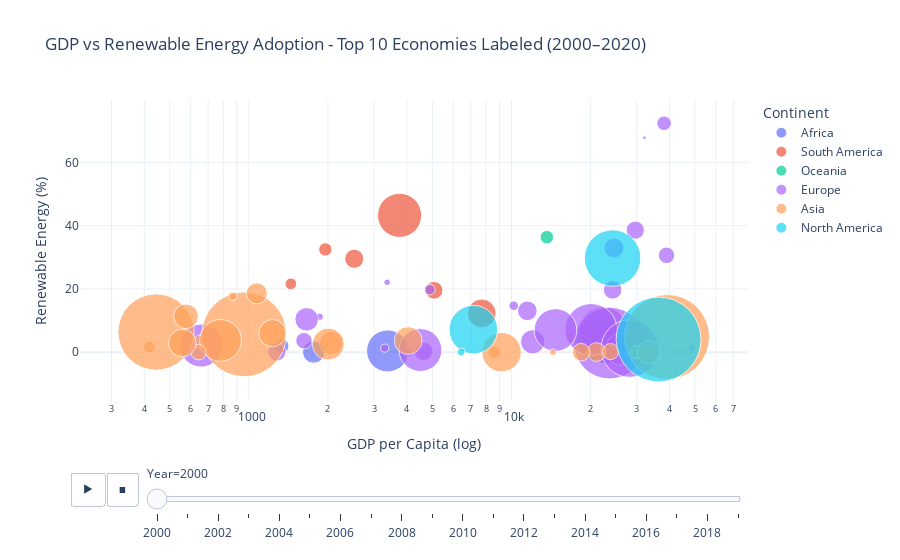

The code cell stored with this chart in its notebook:
### Markdown cell above
## Continental Renewable Patterns: Geographic and Resource Drivers

Continental analysis reveals distinct renewable energy adoption patterns driven by geography, resource availability, and development levels. Some continents demonstrate higher baseline renewable percentages due to abundant hydroelectric or geothermal resources, while others show steeper growth trajectories.

The divergent continental paths highlight how renewable transitions are shaped by natural resource endowments, economic development stages, and regional policy frameworks. These patterns suggest that global renewable strategies must account for continental-specific advantages and constraints rather than applying uniform approaches.

### Code cell
# Add continent info
df['Continent'] = df['Entity'].apply(country_to_continent)

# Select & clean relevant columns
cols = ['Entity', 'Year', 'GDP per Capita', 'Renewable %', 'CO2 Emissions', 'Continent']
df_bubble = df[cols].dropna()

# Convert columns to numeric
df_bubble['GDP per Capita'] = pd.to_numeric(df_bubble['GDP per Capita'], errors='coerce')
df_bubble['Renewable %'] = pd.to_numeric(df_bubble['Renewable %'], errors='coerce')
df_bubble['CO2 Emissions'] = pd.to_numeric(df_bubble['CO2 Emissions'], errors='coerce')
df_bubble = df_bubble.dropna()

# Use the actual top 10 largest economies by total GDP (not per capita)
top_10_economies = [
    'United States', 'China', 'Japan', 'Germany', 'India', 
    'United Kingdom', 'France', 'Italy', 'Brazil', 'Canada'
]

# Filter to only include countries that exist in the dataset
available_economies = [country for country in top_10_economies if country in df_bubble['Entity'].values]
print("Top 10 economies being labeled:", available_economies)

# Create labels for these countries only
df_bubble['Label'] = df_bubble['Entity'].apply(
    lambda x: x if x in available_economies else ''
)

# Clip CO2 & GDP for better scaling
co2_cap = df_bubble['CO2 Emissions'].quantile(0.95)
gdp_cap = df_bubble['GDP per Capita'].quantile(0.98)

df_bubble['CO2_clipped'] = df_bubble['CO2 Emissions'].clip(upper=co2_cap)
df_bubble['GDP_clipped'] = df_bubble['GDP per Capita'].clip(upper=gdp_cap)

# Plot without text labels first
fig = px.scatter(
    df_bubble,
    x='GDP_clipped',
    y='Renewable %',
    size='CO2_clipped',
    color='Continent',
    animation_frame='Year',
    hover_name='Entity',
    size_max=60,
    log_x=True,
    title='GDP vs Renewable Energy Adoption - Top 10 Economies Labeled (2000–2020)'
)

# Add static text annotations for each labeled country using their latest position
latest_year = df_bubble['Year'].max()
for country in available_economies:
    country_data = df_bubble[(df_bubble['Entity'] == country) & (df_bubble['Year'] == latest_year)]
    if not country_data.empty:
        fig.add_annotation(
            x=country_data['GDP_clipped'].iloc[0],
            y=country_data['Renewable %'].iloc[0],
            text=country,
            showarrow=False,
            font=dict(size=10, color='black'),
            bgcolor='rgba(255,255,255,0.8)',
            bordercolor='black',
            borderwidth=1,
            yshift=15
        )

fig.update_layout(
    xaxis_title='GDP per Capita (log)',
    yaxis_title='Renewable Energy (%)',
    legend_title='Continent',
    template='plotly_white'
)

fig.show()

### Figure 1 — Plotly figure (JSON) as saved in the notebook; plotly's stock layout.template omitted (floating-point values rounded to 4 significant figures)
{"data": [{"hovertemplate": "<b>%{hovertext}</b><br><br>Continent=Africa<br>Year=2000<br>GDP_clipped=%{x}<br>Renewable %=%{y}<br>CO2_clipped=%{marker.size}<extra></extra>", "hovertext": ["Algeria", "Morocco", "South Africa"], "legendgroup": "Africa", "marker": {"color": "#636efa", "size": [80050.0, 32880.0, 284700.0], "sizemode": "area", "sizeref": 321.9, "symbol": "circle"}, "mode": "markers", "name": "Africa", "orientation": "v", "showlegend": true, "type": "scatter", "x": [1765.0, 1335.0, 3375.0], "xaxis": "x", "y": [0.05324, 1.969, 0.4056], "yaxis": "y"}, {"hovertemplate": "<b>%{hovertext}</b><br><br>Continent=South America<br>Year=2000<br>GDP_clipped=%{x}<br>Renewable %=%{y}<br>CO2_clipped=%{marker.size}<extra></extra>", "hovertext": ["Argentina", "Brazil", "Chile", "Colombia", "Ecuador", "Peru"], "legendgroup": "South America", "marker": {"color": "#EF553B", "size": [132300.0, 313700.0, 50420.0, 58340.0, 22050.0, 28630.0], "sizemode": "area", "sizeref": 321.9, "symbol": "circle"}, "mode": "markers", "name": "South America", "orientation": "v", "showlegend": true, "type": "scatter", "x": [7708.0, 3750.0, 5075.0, 2520.0, 1445.0, 1956.0], "xaxis": "x", "y": [12.28, 43.29, 19.57, 29.56, 21.61, 32.5], "yaxis": "y"}, {"hovertemplate": "<b>%{hovertext}</b><br><br>Continent=Oceania<br>Year=2000<br>GDP_clipped=%{x}<br>Renewable %=%{y}<br>CO2_clipped=%{marker.size}<extra></extra>", "hovertext": ["Australia", "New Zealand"], "legendgroup": "Oceania", "marker": {"color": "#00cc96", "size": [339400.0, 29450.0], "sizemode": "area", "sizeref": 321.9, "symbol": "circle"}, "mode": "markers", "name": "Oceania", "orientation": "v", "showlegend": true, "type": "scatter", "x": [21700.0, 13640.0], "xaxis": "x", "y": [3.989, 36.37], "yaxis": "y"}, {"hovertemplate": "<b>%{hovertext}</b><br><br>Continent=Europe<br>Year=2000<br>GDP_clipped=%{x}<br>Renewable %=%{y}<br>CO2_clipped=%{marker.size}<extra></extra>", "hovertext": ["Austria", "Belarus", "Belgium", "Bulgaria", "Croatia", "Denmark", "Estonia", "Finland", "France", "Germany", "Greece", "Hungary", "Iceland", "Ireland", "Italy", "Latvia", "Lithuania", "Luxembourg", "Netherlands", "North Macedonia", "Norway", "Poland", "Portugal", "Romania", "Slovenia", "Spain", "Sweden", "Switzerland", "Ukraine", "United Kingdom"], "legendgroup": "Europe", "marker": {"color": "#ab63fa", "size": [63530.0, 52940.0, 117300.0, 43420.0, 18040.0, 52600.0, 14920.0, 55100.0, 373100.0, 830300.0, 94460.0, 54630.0, 2230.0, 42530.0, 436300.0, 6930.0, 10510.0, 8560.0, 162100.0, 8760.0, 34290.0, 295800.0, 61660.0, 89020.0, 14540.0, 293300.0, 53280.0, 43710.0, 297400.0, 530900.0], "sizemode": "area", "sizeref": 321.9, "symbol": "circle"}, "mode": "markers", "name": "Europe", "orientation": "v", "showlegend": true, "type": "scatter", "x": [24560.0, 1276.0, 23040.0, 1621.0, 4888.0, 30740.0, 4071.0, 24290.0, 22360.0, 23640.0, 12040.0, 4624.0, 32100.0, 26270.0, 20090.0, 3362.0, 3293.0, 48540.0, 26150.0, 1862.0, 38130.0, 4501.0, 11500.0, 1660.0, 10200.0, 14710.0, 29620.0, 38950.0, 658.3, 28220.0], "xaxis": "x", "y": [32.95, 0.0313, 0.4333, 3.635, 19.77, 7.096, 0.1017, 19.7, 6.745, 2.887, 3.285, 0.2619, 67.81, 2.042, 7.156, 22.12, 1.286, 1.37, 0.9259, 11.22, 72.4, 0.6828, 13.07, 10.4, 14.7, 7.008, 38.6, 30.64, 2.104, 1.135], "yaxis": "y"}, {"hovertemplate": "<b>%{hovertext}</b><br><br>Continent=Asia<br>Year=2000<br>GDP_clipped=%{x}<br>Renewable %=%{y}<br>CO2_clipped=%{marker.size}<extra></extra>", "hovertext": ["Azerbaijan", "Bangladesh", "China", "Cyprus", "India", "Indonesia", "Iraq", "Israel", "Japan", "Kazakhstan", "Kuwait", "Malaysia", "Oman", "Pakistan", "Philippines", "Qatar", "Saudi Arabia", "Singapore", "Sri Lanka", "Thailand", "Turkmenistan", "United Arab Emirates", "Uzbekistan"], "legendgroup": "Asia", "marker": {"color": "#FFA15A", "size": [27690.0, 21650.0, 1159000.0, 7130.0, 937900.0, 280600.0, 87630.0, 57000.0, 1159000.0, 120200.0, 49840.0, 124400.0, 25110.0, 98370.0, 72100.0, 28660.0, 249700.0, 42120.0, 10930.0, 164500.0, 38510.0, 84730.0, 123800.0], "sizemode": "area", "sizeref": 321.9, "symbol": "circle"}, "mode": "markers", "name": "Asia", "orientation": "v", "showlegend": true, "type": "scatter", "x": [655.1, 418.1, 959.4, 14390.0, 443.3, 780.2, 2058.0, 21060.0, 39170.0, 1229.0, 18440.0, 4044.0, 8601.0, 576.2, 1073.0, 29980.0, 9171.0, 23850.0, 869.7, 2008.0, 643.2, 33290.0, 558.2], "xaxis": "x", "y": [3.446, 1.627, 5.657, 0.0, 6.376, 3.734, 2.929, 0.04032, 4.827, 6.023, 0.0, 3.681, 0.0, 11.34, 18.6, 0.0, 0.0, 0.1765, 17.72, 2.575, 0.007789, 0.0, 2.9], "yaxis": "y"}, {"hovertemplate": "<b>%{hovertext}</b><br><br>Continent=North America<br>Year=2000<br>GDP_clipped=%{x}<br>Renewable %=%{y}<br>CO2_clipped=%{marker.size}<extra></extra>", "hovertext": ["Canada", "Mexico", "Trinidad and Tobago", "United States"], "legendgroup": "North America", "marker": {"color": "#19d3f3", "size": [514200.0, 379200.0, 10200.0, 1159000.0], "sizemode": "area", "sizeref": 321.9, "symbol": "circle"}, "mode": "markers", "name": "North America", "orientation": "v", "showlegend": true, "type": "scatter", "x": [24270.0, 7158.0, 6435.0, 36330.0], "xaxis": "x", "y": [29.77, 7.151, 0.05404, 4.027], "yaxis": "y"}], "layout": {"annotations": [{"bgcolor": "rgba(255,255,255,0.8)", "bordercolor": "black", "borderwidth": 1, "font": {"color": "black", "size": 10}, "showarrow": false, "text": "United States", "x": 65280.0, "y": 9.315, "yshift": 15}, {"bgcolor": "rgba(255,255,255,0.8)", "bordercolor": "black", "borderwidth": 1, "font": {"color": "black", "size": 10}, "showarrow": false, "text": "China", "x": 10140.0, "y": 13.52, "yshift": 15}, {"bgcolor": "rgba(255,255,255,0.8)", "bordercolor": "black", "borderwidth": 1, "font": {"color": "black", "size": 10}, "showarrow": false, "text": "Japan", "x": 40780.0, "y": 9.566, "yshift": 15}, {"bgcolor": "rgba(255,255,255,0.8)", "bordercolor": "black", "borderwidth": 1, "font": {"color": "black", "size": 10}, "showarrow": false, "text": "Germany", "x": 46790.0, "y": 18.77, "yshift": 15}, {"bgcolor": "rgba(255,255,255,0.8)", "bordercolor": "black", "borderwidth": 1, "font": {"color": "black", "size": 10}, "showarrow": false, "text": "India", "x": 2101.0, "y": 8.85, "yshift": 15}, {"bgcolor": "rgba(255,255,255,0.8)", "bordercolor": "black", "borderwidth": 1, "font": {"color": "black", "size": 10}, "showarrow": false, "text": "United Kingdom", "x": 43070.0, "y": 16.24, "yshift": 15}, {"bgcolor": "rgba(255,255,255,0.8)", "bordercolor": "black", "borderwidth": 1, "font": {"color": "black", "size": 10}, "showarrow": false, "text": "France", "x": 40580.0, "y": 12.38, "yshift": 15}, {"bgcolor": "rgba(255,255,255,0.8)", "bordercolor": "black", "borderwidth": 1, "font": {"color": "black", "size": 10}, "showarrow": false, "text": "Italy", "x": 33640.0, "y": 17.94, "yshift": 15}, {"bgcolor": "rgba(255,255,255,0.8)", "bordercolor": "black", "borderwidth": 1, "font": {"color": "black", "size": 10}, "showarrow": false, "text": "Brazil", "x": 8898.0, "y": 47.3, "yshift": 15}, {"bgcolor": "rgba(255,255,255,0.8)", "bordercolor": "black", "borderwidth": 1, "font": {"color": "black", "size": 10}, "showarrow": false, "text": "Canada", "x": 46340.0, "y": 28.59, "yshift": 15}], "legend": {"itemsizing": "constant", "title": {"text": "Continent"}, "tracegroupgap": 0}, "sliders": [{"active": 0, "currentvalue": {"prefix": "Year="}, "len": 0.9, "pad": {"b": 10, "t": 60}, "steps": [{"args": [["2000"], {"frame": {"duration": 0, "redraw": false}, "fromcurrent": true, "mode": "immediate", "transition": {"duration": 0, "easing": "linear"}}], "label": "2000", "method": "animate"}, {"args": [["2001"], {"frame": {"duration": 0, "redraw": false}, "fromcurrent": true, "mode": "immediate", "transition": {"duration": 0, "easing": "linear"}}], "label": "2001", "method": "animate"}, {"args": [["2002"], {"frame": {"duration": 0, "redraw": false}, "fromcurrent": true, "mode": "immediate", "transition": {"duration": 0, "easing": "linear"}}], "label": "2002", "method": "animate"}, {"args": [["2003"], {"frame": {"duration": 0, "redraw": false}, "fromcurrent": true, "mode": "immediate", "transition": {"duration": 0, "easing": "linear"}}], "label": "2003", "method": "animate"}, {"args": [["2004"], {"frame": {"duration": 0, "redraw": false}, "fromcurrent": true, "mode": "immediate", "transition": {"duration": 0, "easing": "linear"}}], "label": "2004", "method": "animate"}, {"args": [["2005"], {"frame": {"duration": 0, "redraw": false}, "fromcurrent": true, "mode": "immediate", "transition": {"duration": 0, "easing": "linear"}}], "label": "2005", "method": "animate"}, {"args": [["2006"], {"frame": {"duration": 0, "redraw": false}, "fromcurrent": true, "mode": "immediate", "transition": {"duration": 0, "easing": "linear"}}], "label": "2006", "method": "animate"}, {"args": [["2007"], {"frame": {"duration": 0, "redraw": false}, "fromcurrent": true, "mode": "immediate", "transition": {"duration": 0, "easing": "linear"}}], "label": "2007", "method": "animate"}, {"args": [["2008"], {"frame": {"duration": 0, "redraw": false}, "fromcurrent": true, "mode": "immediate", "transition": {"duration": 0, "easing": "linear"}}], "label": "2008", "method": "animate"}, {"args": [["2009"], {"frame": {"duration": 0, "redraw": false}, "fromcurrent": true, "mode": "immediate", "transition": {"duration": 0, "easing": "linear"}}], "label": "2009", "method": "animate"}, {"args": [["2010"], {"frame": {"duration": 0, "redraw": false}, "fromcurrent": true, "mode": "immediate", "transition": {"duration": 0, "easing": "linear"}}], "label": "2010", "method": "animate"}, {"args": [["2011"], {"frame": {"duration": 0, "redraw": false}, "fromcurrent": true, "mode": "immediate", "transition": {"duration": 0, "easing": "linear"}}], "label": "2011", "method": "animate"}, {"args": [["2012"], {"frame": {"duration": 0, "redraw": false}, "fromcurrent": true, "mode": "immediate", "transition": {"duration": 0, "easing": "linear"}}], "label": "2012", "method": "animate"}, {"args": [["2013"], {"frame": {"duration": 0, "redraw": false}, "fromcurrent": true, "mode": "immediate", "transition": {"duration": 0, "easing": "linear"}}], "label": "2013", "method": "animate"}, {"args": [["2014"], {"frame": {"duration": 0, "redraw": false}, "fromcurrent": true, "mode": "immediate", "transition": {"duration": 0, "easing": "linear"}}], "label": "2014", "method": "animate"}, {"args": [["2015"], {"frame": {"duration": 0, "redraw": false}, "fromcurrent": true, "mode": "immediate", "transition": {"duration": 0, "easing": "linear"}}], "label": "2015", "method": "animate"}, {"args": [["2016"], {"frame": {"duration": 0, "redraw": false}, "fromcurrent": true, "mode": "immediate", "transition": {"duration": 0, "easing": "linear"}}], "label": "2016", "method": "animate"}, {"args": [["2017"], {"frame": {"duration": 0, "redraw": false}, "fromcurrent": true, "mode": "immediate", "transition": {"duration": 0, "easing": "linear"}}], "label": "2017", "method": "animate"}, {"args": [["2018"], {"frame": {"duration": 0, "redraw": false}, "fromcurrent": true, "mode": "immediate", "transition": {"duration": 0, "easing": "linear"}}], "label": "2018", "method": "animate"}, {"args": [["2019"], {"frame": {"duration": 0, "redraw": false}, "fromcurrent": true, "mode": "immediate", "transition": {"duration": 0, "easing": "linear"}}], "label": "2019", "method": "animate"}], "x": 0.1, "xanchor": "left", "y": 0, "yanchor": "top"}], "title": {"text": "GDP vs Renewable Energy Adoption - Top 10 Economies Labeled (2000–2020)"}, "updatemenus": [{"buttons": [{"args": [null, {"frame": {"duration": 500, "redraw": false}, "fromcurrent": true, "mode": "immediate", "transition": {"duration": 500, "easing": "linear"}}], "label": "&#9654;", "method": "animate"}, {"args": [[null], {"frame": {"duration": 0, "redraw": false}, "fromcurrent": true, "mode": "immediate", "transition": {"duration": 0, "easing": "linear"}}], "label": "&#9724;", "method": "animate"}], "direction": "left", "pad": {"r": 10, "t": 70}, "showactive": false, "type": "buttons", "x": 0.1, "xanchor": "right", "y": 0, "yanchor": "top"}], "xaxis": {"anchor": "y", "domain": [0, 1], "title": {"text": "GDP per Capita (log)"}, "type": "log"}, "yaxis": {"anchor": "x", "domain": [0, 1], "title": {"text": "Renewable Energy (%)"}}}}
